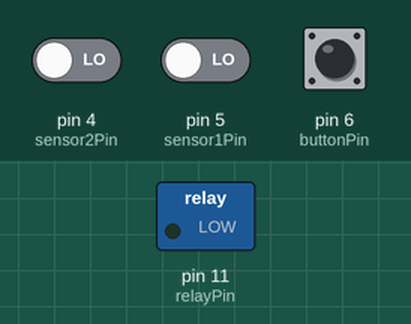
Simulated run of this sketch. Board: Arduino Uno, built with avr-gcc and run on an emulated ATmega328P. Shown: switched loads named in the sketch (green lamp = pin HIGH). The inputs (shaded band) are chosen by the test bench; at power-on: pin 6 (buttonPin) HIGH, pin 5 (sensor1Pin) LOW, pin 4 (sensor2Pin) LOW.

Above: at 1.2 s.
1.3 s: pin 6 (buttonPin) pulled LOW for 0.15 s
At 2.5 s:
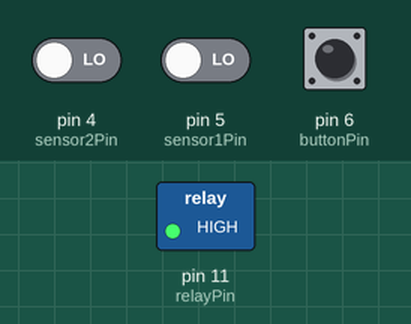
2.9 s: pin 5 (sensor1Pin) driven HIGH
At 3.9 s:
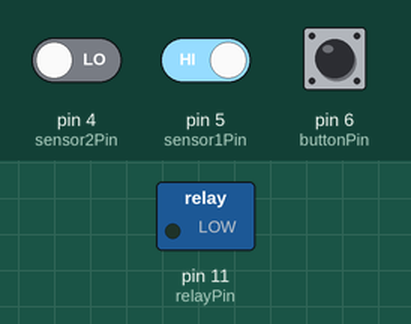
Timing chart, 0 to 5.9 s (numbered marks = the images above; inputs shaded):
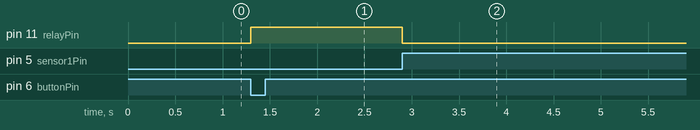

The sketch:

BancoDePruebas.ino
```cpp
// Asignación de pines
const int relayPin = 11;
const int sensor1Pin = 5;
const int sensor2Pin = 4;
const int buttonPin = 6;

// Variables de control de tiempo
unsigned long timeSensor1 = 0;
unsigned long timeSensor2 = 0;
bool sensor1HighDetected = false;

void setup() {
  Serial.begin(9600);

  // Modos de los pines
  pinMode(relayPin, OUTPUT);
  pinMode(sensor1Pin, INPUT);
  pinMode(sensor2Pin, INPUT);
  pinMode(buttonPin, INPUT_PULLUP);

  digitalWrite(relayPin, LOW);
}

void loop() {
  // Comprobación de pulsación del botón
  if (digitalRead(buttonPin) == LOW) { // Condición de pulsación
    digitalWrite(relayPin, HIGH); // Activación del relé
    int timeOn = millis(); // Tiempo de inicio de alimentación
    // Reinicio de variables
    sensor1HighDetected = false;
    timeSensor1 = 0;
    timeSensor2 = 0;

    // Esperamos a que el sensor a la salida de la bobina detecte el vástago
    while (!sensor1HighDetected) {
      if (digitalRead(sensor1Pin) == HIGH) {
        timeSensor1 = millis();       // Valor temporal
        sensor1HighDetected = true;
      }
    }

    digitalWrite(relayPin, LOW); // Apagamos el relé
    int timeOff = millis(); // Tiempo de corte de alimentación

    // Esperamos a que el segundo sensor detecte el vástago
    while (timeSensor2 == 0) {
      if (digitalRead(sensor2Pin) == HIGH) {
        timeSensor2 = millis();   // Valor temporal
      }
    }

    // Calculamos las diferencias temporales
    unsigned long timeDifference = timeSensor2 - timeSensor1; // Intervalo de tiempo para la velocidad
    unsigned long currentTime = timeOff - timeOn; // Intervalo de tiempo de alimentación

    // Mostramos los valores en el terminal
    Serial.println("Diferencia de tiempo de medición: ");
    Serial.println(timeDifference);
    Serial.println(" milisegundos.");
    Serial.println("La bobina ha estado alimentada por: ");
    Serial.println(currentTime);
    Serial.println(" milisegundos.");

    delay(500);
  }
}
```

Measured:
- after the input at 1.3 s, pin 11 (relayPin): LOW → HIGH at once
- after the input at 2.9 s, pin 11 (relayPin): HIGH → LOW at once
